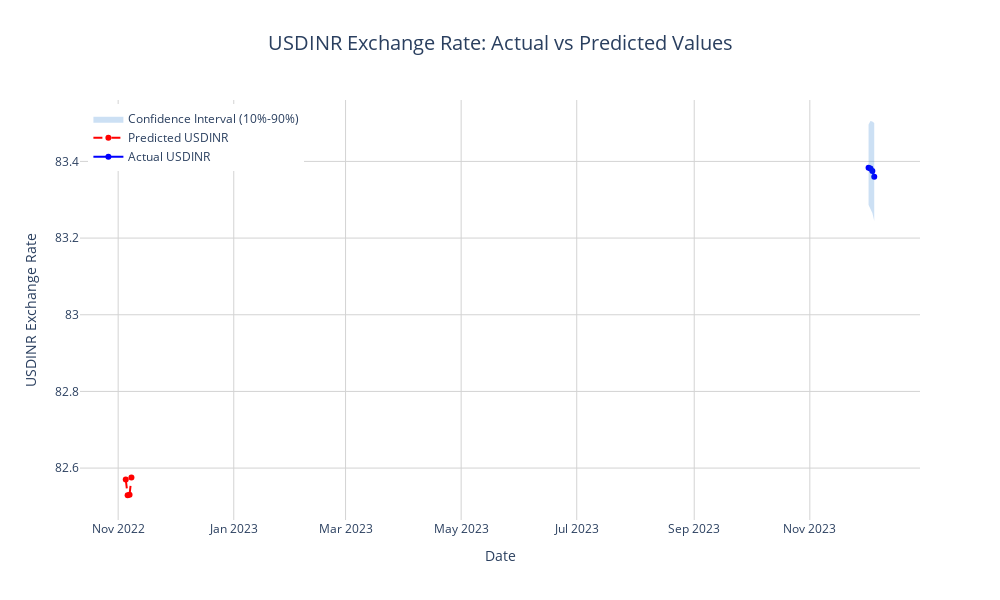

Write notebook code for a chart like this one.
### Code cell
import pandas as pd
import plotly.graph_objects as go
import plotly.express as px
from datetime import datetime
import numpy as np
from io import StringIO

def load_real_data():
    """Load real USDINR data from the provided sample"""
    real_data_csv = '''item_id,timestamp,mean,0.1,0.2,0.3,0.4,0.5,0.6,0.7,0.8,0.9
USDINR,2023-12-02,83.38365,83.28604,83.318886,83.34383,83.36482,83.38365,83.40262,83.42266,83.447,83.496185
USDINR,2023-12-03,83.381645,83.27629,83.3118,83.338394,83.36119,83.381645,83.40211,83.42462,83.45216,83.505455
USDINR,2023-12-04,83.374954,83.26521,83.302635,83.330086,83.353065,83.374954,83.39622,83.41901,83.445854,83.50398
USDINR,2023-12-05,83.36032,83.244774,83.28433,83.31224,83.33689,83.36032,83.3827,83.40624,83.43437,83.500305'''
    
    real_df = pd.read_csv(StringIO(real_data_csv))
    real_df['timestamp'] = pd.to_datetime(real_df['timestamp'])
    return real_df

def load_predictions():
    """Load predictions from CSV file"""
    try:
        pred_df = pd.read_csv('Data/USDINR_predictions.csv')
        
        # Try to identify the date and prediction columns
        date_columns = [col for col in pred_df.columns if 'date' in col.lower() or 'timestamp' in col.lower()]
        pred_columns = [col for col in pred_df.columns if 'mean' in col.lower() or 'pred' in col.lower() or 'forecast' in col.lower()]
        
        if date_columns:
            date_col = date_columns[0]
        elif 'timestamp' in pred_df.columns:
            date_col = 'timestamp'
        else:
            # Assume first column is date
            date_col = pred_df.columns[0]
            
        if pred_columns:
            pred_col = pred_columns[0]
        elif 'mean' in pred_df.columns:
            pred_col = 'mean'
        else:
            # Assume second column or any numeric column is prediction
            numeric_cols = pred_df.select_dtypes(include=[np.number]).columns
            pred_col = numeric_cols[0] if len(numeric_cols) > 0 else pred_df.columns[1]
        
        pred_df['timestamp'] = pd.to_datetime(pred_df[date_col])
        pred_df = pred_df.rename(columns={pred_col: 'predicted_mean'})
        
        return pred_df[['timestamp', 'predicted_mean']]
        
    except FileNotFoundError:
        print("Predictions file not found. Creating sample predictions for demonstration.")
        # Create sample predictions based on real data dates + some future dates
        real_df = load_real_data()
        
        # Generate some sample predictions
        sample_predictions = []
        base_value = 83.37
        
        for i in range(len(real_df) + 5):  # Include some future predictions
            if i < len(real_df):
                date = real_df.iloc[i]['timestamp']
            else:
                # Add future dates
                last_date = real_df.iloc[-1]['timestamp']
                date = last_date + pd.Timedelta(days=(i - len(real_df) + 1))
            
            # Simple trend with some noise for demonstration
            predicted_value = base_value + (i * 0.01) + np.random.normal(0, 0.05)
            sample_predictions.append({'timestamp': date, 'predicted_mean': predicted_value})
        
        return pd.DataFrame(sample_predictions)

def create_visualization():
    """Create Plotly visualization comparing real vs predicted values"""
    
    # Load data
    real_df = load_real_data()
    pred_df = load_predictions()
    
    # Create the plot
    fig = go.Figure()
    
    # Add real values line
    fig.add_trace(go.Scatter(
        x=real_df['timestamp'],
        y=real_df['mean'],
        mode='lines+markers',
        name='Actual USDINR',
        line=dict(color='blue', width=2),
        marker=dict(size=6)
    ))
    
    # Add prediction values line
    fig.add_trace(go.Scatter(
        x=pred_df['timestamp'],
        y=pred_df['predicted_mean'],
        mode='lines+markers',
        name='Predicted USDINR',
        line=dict(color='red', width=2, dash='dash'),
        marker=dict(size=6)
    ))
    
    # Add confidence intervals if available in real data
    if all(col in real_df.columns for col in ['0.1', '0.9']):
        fig.add_trace(go.Scatter(
            x=real_df['timestamp'],
            y=real_df['0.9'],
            mode='lines',
            line=dict(width=0),
            showlegend=False,
            hoverinfo='skip'
        ))
        
        fig.add_trace(go.Scatter(
            x=real_df['timestamp'],
            y=real_df['0.1'],
            mode='lines',
            line=dict(width=0),
            fill='tonexty',
            fillcolor='rgba(0, 100, 200, 0.2)',
            name='Confidence Interval (10%-90%)',
            hoverinfo='skip'
        ))
    
    # Update layout
    fig.update_layout(
        title={
            'text': 'USDINR Exchange Rate: Actual vs Predicted Values',
            'x': 0.5,
            'xanchor': 'center',
            'font': {'size': 20}
        },
        xaxis_title='Date',
        yaxis_title='USDINR Exchange Rate',
        hovermode='x unified',
        template='plotly_white',
        width=1000,
        height=600,
        legend=dict(
            yanchor="top",
            y=0.99,
            xanchor="left",
            x=0.01
        )
    )
    
    # Add grid
    fig.update_xaxes(showgrid=True, gridwidth=1, gridcolor='lightgray')
    fig.update_yaxes(showgrid=True, gridwidth=1, gridcolor='lightgray')
    
    return fig

def calculate_metrics(real_df, pred_df):
    """Calculate prediction accuracy metrics"""
    # Merge dataframes on timestamp for common dates
    merged_df = pd.merge(real_df[['timestamp', 'mean']], 
                        pred_df[['timestamp', 'predicted_mean']], 
                        on='timestamp', how='inner')
    
    if len(merged_df) > 0:
        mae = np.mean(np.abs(merged_df['mean'] - merged_df['predicted_mean']))
        mse = np.mean((merged_df['mean'] - merged_df['predicted_mean'])**2)
        rmse = np.sqrt(mse)
        mape = np.mean(np.abs((merged_df['mean'] - merged_df['predicted_mean']) / merged_df['mean'])) * 100
        
        print(f"\nPrediction Accuracy Metrics:")
        print(f"Mean Absolute Error (MAE): {mae:.4f}")
        print(f"Mean Squared Error (MSE): {mse:.4f}")
        print(f"Root Mean Squared Error (RMSE): {rmse:.4f}")
        print(f"Mean Absolute Percentage Error (MAPE): {mape:.2f}%")
    else:
        print("No overlapping dates found between actual and predicted data.")

if __name__ == "__main__":
    # Create and display the visualization
    fig = create_visualization()
    fig.show()
    
    # Calculate and display metrics
    real_data = load_real_data()
    pred_data = load_predictions()
    calculate_metrics(real_data, pred_data)
    
    # Optional: Save the plot as HTML
    fig.write_html("USDINR_actual_vs_predicted.html")
    print(f"\nPlot saved as 'USDINR_actual_vs_predicted.html'")

### Figure 1 — Plotly figure (JSON) as saved in the notebook; plotly's stock layout.template omitted (floating-point values rounded to 4 significant figures)
{"data": [{"line": {"color": "blue", "width": 2}, "marker": {"size": 6}, "mode": "lines+markers", "name": "Actual USDINR", "type": "scatter", "x": ["2023-12-02T00:00:00", "2023-12-03T00:00:00", "2023-12-04T00:00:00", "2023-12-05T00:00:00"], "y": [83.38, 83.38, 83.37, 83.36]}, {"line": {"color": "red", "dash": "dash", "width": 2}, "marker": {"size": 6}, "mode": "lines+markers", "name": "Predicted USDINR", "type": "scatter", "x": ["2022-11-05T00:00:00", "2022-11-06T00:00:00", "2022-11-07T00:00:00", "2022-11-08T00:00:00"], "y": [82.57, 82.53, 82.53, 82.58]}, {"hoverinfo": "skip", "line": {"width": 0}, "mode": "lines", "showlegend": false, "type": "scatter", "x": ["2023-12-02T00:00:00", "2023-12-03T00:00:00", "2023-12-04T00:00:00", "2023-12-05T00:00:00"], "y": [83.5, 83.51, 83.5, 83.5]}, {"fill": "tonexty", "fillcolor": "rgba(0, 100, 200, 0.2)", "hoverinfo": "skip", "line": {"width": 0}, "mode": "lines", "name": "Confidence Interval (10%-90%)", "type": "scatter", "x": ["2023-12-02T00:00:00", "2023-12-03T00:00:00", "2023-12-04T00:00:00", "2023-12-05T00:00:00"], "y": [83.29, 83.28, 83.27, 83.24]}], "layout": {"height": 600, "hovermode": "x unified", "legend": {"x": 0.01, "xanchor": "left", "y": 0.99, "yanchor": "top"}, "title": {"font": {"size": 20}, "text": "USDINR Exchange Rate: Actual vs Predicted Values", "x": 0.5, "xanchor": "center"}, "width": 1000, "xaxis": {"gridcolor": "lightgray", "gridwidth": 1, "showgrid": true, "title": {"text": "Date"}}, "yaxis": {"gridcolor": "lightgray", "gridwidth": 1, "showgrid": true, "title": {"text": "USDINR Exchange Rate"}}}}
